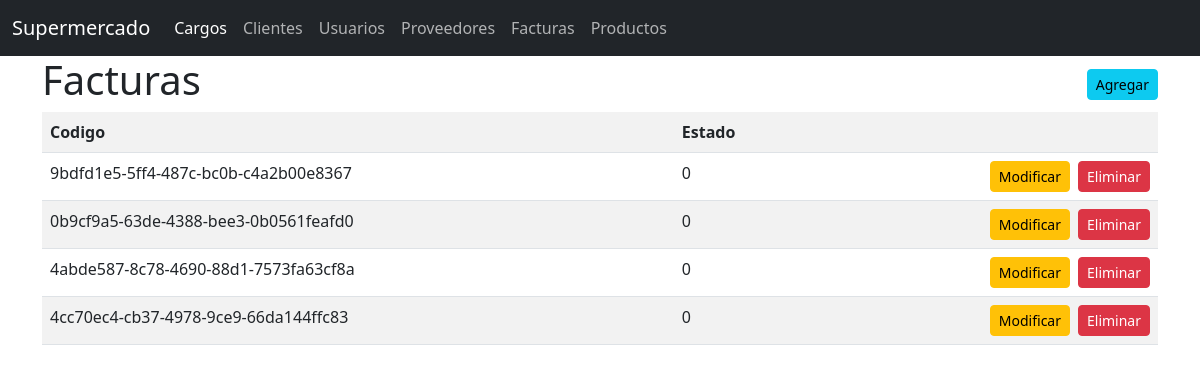
Screenshot of /finanzas/facturas/ with the database file from the repository.
### Finanzas/models.py (models this page shows)
class Factura(models.Model):
    uuid =  models.UUIDField(verbose_name='UUID', primary_key=True, unique=True, default=uuid4)
    client =  models.ForeignKey(Cliente, on_delete=models.CASCADE, verbose_name='Cliente')
    rtn =  models.CharField(max_length=14, verbose_name='RTN', blank=True)
    paymentStatus =  models.CharField(max_length=2, choices=ESTADO_DE_PAGO, verbose_name='Estado de Pago', default='0')
    status =  models.BooleanField(default=True, verbose_name='Estado')
    createdAt = models.DateTimeField(auto_now_add=True)
    updatedAt = models.DateTimeField(auto_now=True)

### Finanzas/views.py (the view)
# urls.py: path('facturas/', ObtenerFacturas.as_view(),name='listar_facturas'),
class ObtenerFacturas(View):
    def get(self, request):
        facturas = Factura.objects.all()
        return render(request, 'facturas/listar_facturas.html',{'facturas': facturas})

### Finanzas/templates/facturas/listar_facturas.html
{% extends 'base.html' %}
{% block body %}
    <div class="d-flex justify-content-between align-items-center">
        <h1>Facturas</h1>
        <a class="btn btn-info btn-sm " href="{% url 'agregar_facturas' %}">Agregar</a>
    </div>
    <table class="table table-striped ">
        <tr>
            <th>Codigo</th>
            <th>Estado</th>
            <th>
</th>
        </tr>
        {% for factura in facturas %}
        <tr>
            <td>{{factura.uuid}}</td>
            <td>{{factura.paymentStatus}}</td>
            <td>
                <div class="gap-2  d-flex justify-content-end">
                    <a href="{% url 'actualizar_facturas' factura.uuid  %}" class="btn btn-warning btn-sm">Modificar</a>
                    <a href="#" class="btn btn-danger btn-sm">Eliminar</a>
                    </div>
            </td>
        </tr>
        {% endfor %}
    </table>
{% endblock %}

### rows the page displays
Factura: uuid "9bdfd1e5-5ff4-487c-bc0b-c4a2b00e8367", paymentStatus "0"
Factura: uuid "0b9cf9a5-63de-4388-bee3-0b0561feafd0", paymentStatus "0"
Factura: uuid "4abde587-8c78-4690-88d1-7573fa63cf8a", paymentStatus "0"
Factura: uuid "4cc70ec4-cb37-4978-9ce9-66da144ffc83", paymentStatus "0"
